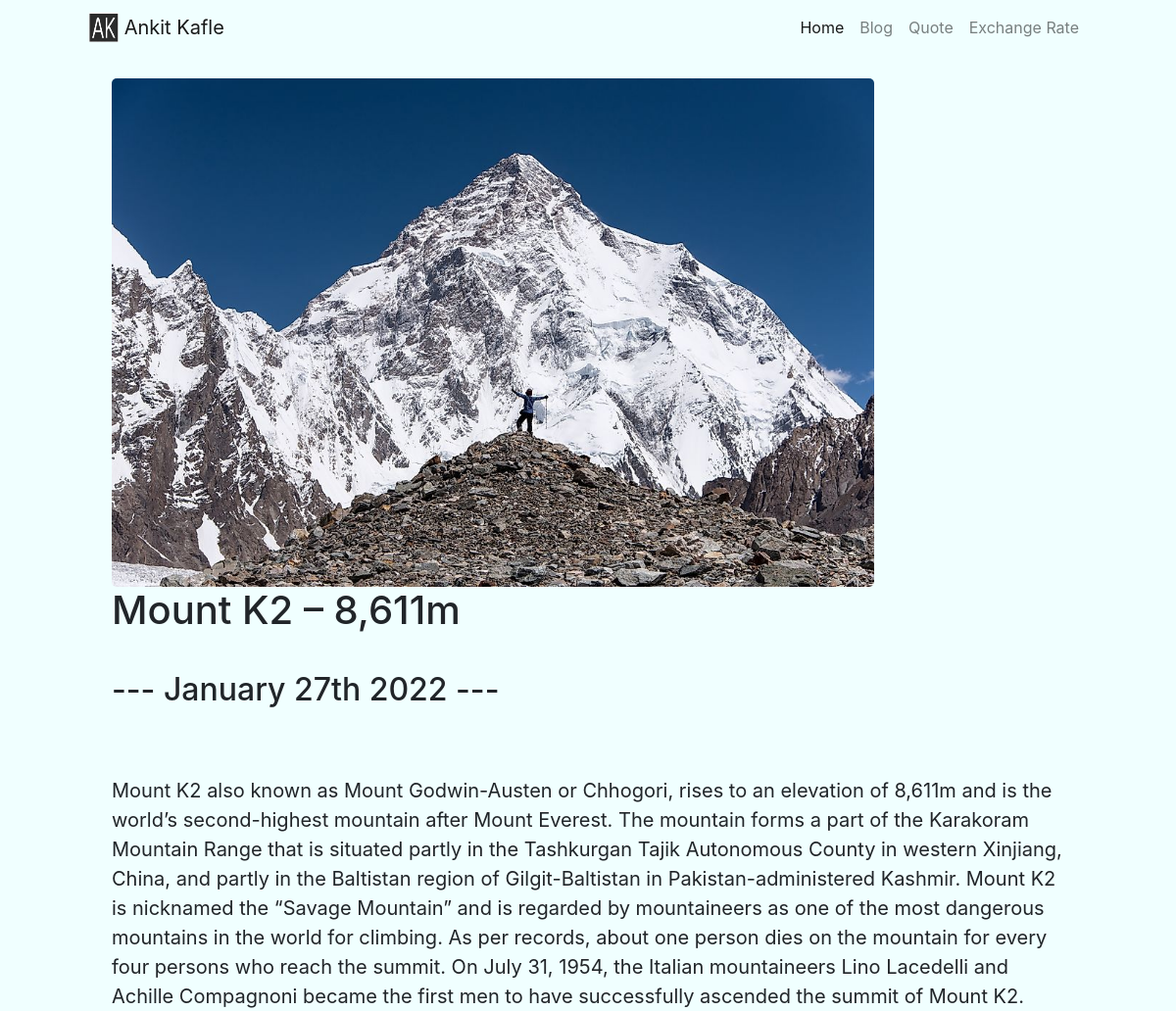
The app's page /blog/2/ with its own data.
### blog/models.py (models this page shows, shortened)
class Blog(models.Model):
    title = models.CharField(max_length= 150)
    description = models.TextField()
    date = models.DateField()
    image = models.ImageField(upload_to='blog/images/')

### blog/views.py (the view)
# urls.py: path('<int:blog_id>/', views.detail, name='detail'),
def detail(request, blog_id):
    blog = get_object_or_404(Blog, pk=blog_id)
    return render(request, 'blog/details.html', {'blog': blog})

### blog/templates/blog/details.html
{% extends 'portfolio/base.html' %}
{% block content %}
<br>
<div id="blogDetails">
    <img src="{{blog.image.url}}" id ="detailImage">
    <h1>{{ blog.title }}</h1>
    <br>
    <h2>--- {{ blog.date|date:'F jS Y' }} ---</h2>
    <br>
    <br>
    {{ blog.description|safe }}
</div>
{% endblock %}

### portfolio/static/portfolio/custom.css (style rules this page uses)
#portfolioBody { width: 90%; margin: auto; }
#blogDetails { width: 90%; margin: auto; font-size: 20px; }
#detailImage { width: 80%; border-radius: 5px; }
#portfolioBody { background-color: azure; }

### records on screen
Blog: image (picture), title "Mount K2 – 8,611m", date "January 27th 2022", description "Mount K2 also known as Mount Godwin-Austen or Chhogori, rises to an elevation of 8,611m and is the world’s second-highest mountain after Mount Everest. The mountain forms a part of the Karakoram Mountain Range that is situated partly in the Tashkurgan Tajik Autonomous County in western Xinjiang, China, and partly in the Baltistan region of Gilgit-Baltistan in Pakistan-administered Kashmir. Mount K2 is nicknamed the “Savage Mountain” and is regarded by mountaineers as one of the most dangerous mountains in the world for climbing. As per records, about one person dies on the mountain for every four persons who reach the summit. On July 31, 1954, the Italian mountaineers Lino Lacedelli and…"
